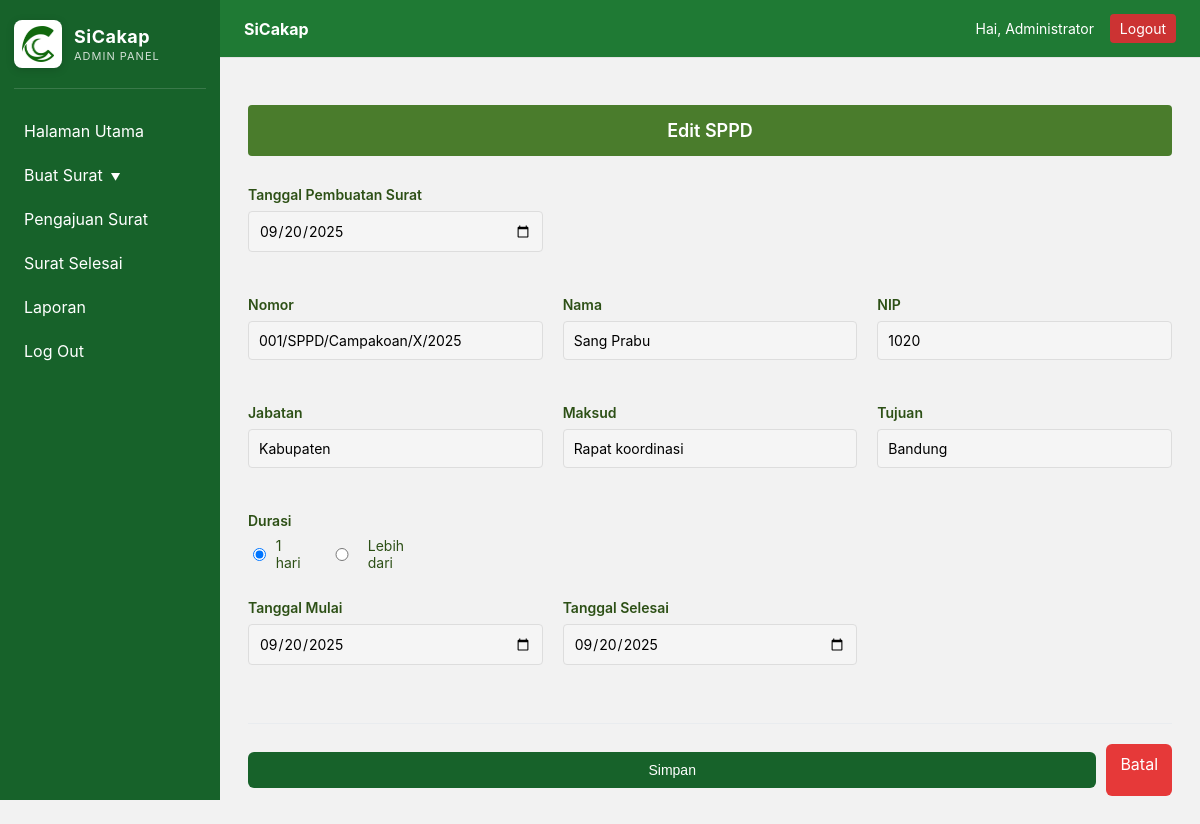
Screenshot of /public/index.php?p=sppd_form&id=1 (signed in) with the database file from the repository.
### tables this page shows
CREATE TABLE IF NOT EXISTS sppd (
  id INT AUTO_INCREMENT PRIMARY KEY,
  nomor VARCHAR(100) NOT NULL,
  tanggal DATE NOT NULL,
  nama VARCHAR(200) NOT NULL,
  nip VARCHAR(50) NOT NULL,
  jabatan VARCHAR(200) NOT NULL,
  maksud VARCHAR(500) NOT NULL,
  tempat_tujuan VARCHAR(200) NOT NULL,
  durasi ENUM('1_hari', 'lebih_dari') NOT NULL DEFAULT '1_hari',
  tanggal_mulai DATE NOT NULL,
  tanggal_selesai DATE NOT NULL,
  created_at TIMESTAMP DEFAULT CURRENT_TIMESTAMP,
  updated_at TIMESTAMP DEFAULT CURRENT_TIMESTAMP ON UPDATE CURRENT_TIMESTAMP
);

### app/functions.php (called while the page is built, shortened)
<?php
if (!function_exists('h')) {
    function h($s) {
        return htmlspecialchars($s, ENT_QUOTES, 'UTF-8');
    }
}

### app/auth.php (called while the page is built, shortened)
<?php
function current_user() {
    return $_SESSION['user'] ?? null;
}

### app/pages/sppd_form.php (the view, shortened to what this page needs)
<?php
$pdo = db();
$user = current_user();
$id = $_GET['id'] ?? '';
$sppd = null;
if ($id) {
    $stmt = $pdo->prepare("SELECT * FROM sppd WHERE id = ?");
    $stmt->execute([$id]);
    $sppd = $stmt->fetch();
}
?>
<!doctype html>
<html lang="id">
<head>
  <link rel="stylesheet" href="<?= h(rtrim(APP_URL, '/')) ?>/assets/css/style.css">
</head>
<body>
<?php include __DIR__ . '/_sidebar.php'; ?>
<div class="main">
  <header class="topbar">
    <div class="brand">SiCakap</div>
    <div class="user">
      <span>Hai, <?= h($user['name'] ?? $user['email'] ?? 'Administrator') ?></span>
      <a href="?p=logout" class="logout">Logout</a>
    </div>
  </header>
  <section class="content">
    <div style="max-width: 1200px; margin: 0 auto;">
      <div class="form-header">
        <?= $sppd ? 'Edit' : 'Input' ?> SPPD
      </div>
      <form method="post" action="?p=sppd_save">
        <div class="form-row">
          <div class="form-group">
            <label>Tanggal Pembuatan Surat</label>
            <input type="date" name="tanggal" value="<?= h($sppd['tanggal'] ?? date('Y-m-d')) ?>" required>
          </div>
          <div class="form-group"></div>
          <div class="form-group"></div>
        </div>
        <div class="form-row">
          <div class="form-group">
            <label>Nomor</label>
            <input type="text" name="nomor" placeholder="Nomor" value="<?= h($sppd['nomor'] ?? '') ?>" required>
          </div>
          <div class="form-group">
            <label>Nama</label>
            <input type="text" name="nama" placeholder="Nama" value="<?= h($sppd['nama'] ?? '') ?>" required>
          </div>
          <div class="form-group">
            <label>NIP</label>
            <input type="text" name="nip" placeholder="NIP" value="<?= h($sppd['nip'] ?? '') ?>" required>
          </div>
        </div>
        <div class="form-row">
          <div class="form-group">
            <label>Jabatan</label>
            <input type="text" name="jabatan" placeholder="Jabatan" value="<?= h($sppd['jabatan'] ?? '') ?>" required>
          </div>
          <div class="form-group">
            <label>Maksud</label>
            <input type="text" name="maksud" placeholder="Maksud" value="<?= h($sppd['maksud'] ?? '') ?>" required>
          </div>
          <div class="form-group">
            <label>Tujuan</label>
            <input type="text" name="tempat_tujuan" placeholder="Tujuan" value="<?= h($sppd['tempat_tujuan'] ?? '') ?>" required>
          </div>
        </div>
        <div class="form-group">
          <label>Durasi</label>
          <div class="radio-group">
            <label>
              <input type="radio" name="durasi" value="1_hari" <?= ($sppd['durasi'] ?? '') == '1_hari' ? 'checked' : '' ?> required>
              1 hari
            </label>
            <label>
              <input type="radio" name="durasi" value="lebih_dari" <?= ($sppd['durasi'] ?? '') == 'lebih_dari' ? 'checked' : '' ?>>
              Lebih dari
            </label>
          </div>
        </div>
        <div class="form-row">
          <div class="form-group">
            <label>Tanggal Mulai</label>
            <input type="date" name="tanggal_mulai" value="<?= h($sppd['tanggal_mulai'] ?? '') ?>" required>
          </div>
          <div class="form-group">
            <label>Tanggal Selesai</label>
            <input type="date" name="tanggal_selesai" value="<?= h($sppd['tanggal_selesai'] ?? '') ?>" required>
          </div>
          <div class="form-group"></div>
        </div>
        <div class="form-actions">
          <button type="submit" class="btn btn-primary">Simpan</button>
          <a href="?p=sppd" class="btn" style="background:#e63939; color:white;">Batal</a>
        </div>
      </form>
    </div>
  </section>
</div>
</body>
</html>

### public/assets/css/style.css (style rules this page uses)
body { margin: 0; font-family: Arial, Helvetica, sans-serif; background: #f2f2f2 }
.main { margin-left: 240px }
.topbar { background: #1f7a34; color: #fff; padding: 12px 20px; display: flex; justify-content: space-between; align-items: center }
.content { padding: 20px; background: #fff; min-height: calc(100vh - 60px) }
input, button { display: block; width: 100%; padding: 8px; margin: 8px 0; box-sizing: border-box }
button { background: #17622a; color: #fff; border: 0; border-radius: 4px }
.logout { background: #d43f3f; padding: 6px 10px; border-radius: 4px; color: #fff; text-decoration: none }
:root { --green: #17622a; --dark: #1f7a34; --muted: #f2f2f2; --card-bg: #ffffff; --text: #222; --accent: #5b5be0; --danger: #e05252; --radius: 8px; --max-width: 1200px; }
* { box-sizing: border-box }
html, body { height: 100%; margin: 0; font-family: Inter, "Segoe UI", Roboto, Arial, sans-serif; color: var(--text); background: var(--muted) }
a { color: var(--green); text-decoration: none }
.main { margin-left: 220px; min-height: 100vh }
.topbar { display: flex; justify-content: space-between; align-items: center; padding: 14px 24px; background: var(--dark); color: #fff; box-shadow: 0 1px 0 rgba(0, 0, 0, 0.06); }
.topbar .brand { font-weight: 700 }
.topbar .user { font-size: 14px }
.topbar .user .logout { margin-left: 12px; display: inline-block; background: #c33; color: #fff; padding: 6px 10px; border-radius: 4px }
.content { padding: 28px; max-width: var(--max-width); margin: 20px auto; background: transparent; }
.btn { display: inline-block; padding: 10px 14px; background: var(--green); color: #fff; border-radius: 6px }
.btn-primary { background: var(--green); color: #fff; padding: 10px 16px; border-radius: 6px; border: none; cursor: pointer; font-size: 14px; }
.form-row { display: flex; gap: 16px; margin-bottom: 16px; }
.form-row .form-group { flex: 1; }
.form-group { margin-bottom: 16px; }
.form-group label { display: block; margin-bottom: 6px; font-weight: 500; font-size: 14px; color: #333; }
.form-group input[type="text"], .form-group input[type="date"], .form-group select, .form-group textarea { width: 100%; padding: 10px 12px; border: 1px solid #ddd; border-radius: 6px; font-size: 14px; font-family: inherit; }
.form-actions { display: flex; gap: 12px; margin-top: 24px; padding-top: 20px; border-top: 1px solid #e9ecef; }

### app/pages/sppd_form.php (style rules this page uses)
.form-group { margin-bottom: 20px; }
.form-group label { display: block; margin-bottom: 8px; font-weight: 600; color: #2d5016; }
.form-group input[type="text"], .form-group input[type="date"], .form-group input[type="number"], .form-group select { width: 100%; padding: 10px; border: 1px solid #ddd; border-radius: 4px; font-size: 14px; background: #f5f5f5; }
.form-row { display: grid; grid-template-columns: 1fr 1fr 1fr; gap: 20px; }
.form-actions { margin-top: 30px; display: flex; gap: 10px; }
.radio-group { display: flex; gap: 20px; margin-top: 8px; }
.radio-group label { font-weight: normal; display: flex; align-items: center; gap: 5px; }
.form-header { background: #4a7c2c; color: white; padding: 15px 20px; border-radius: 4px; margin-bottom: 30px; text-align: center; font-size: 18px; font-weight: 600; }

### rows the page displays
sppd: tanggal "09/20/2025", nomor "001/SPPD/Campakoan/X/2025", nama "Sang Prabu", nip "1020", jabatan "Kabupaten", maksud "Rapat koordinasi", tempat_tujuan "Bandung", durasi "☑ 1 hari", durasi "☐ Lebih dari", tanggal_mulai "09/20/2025", tanggal_selesai "09/20/2025"

### other values shown
$user['name'] "Administrator"
